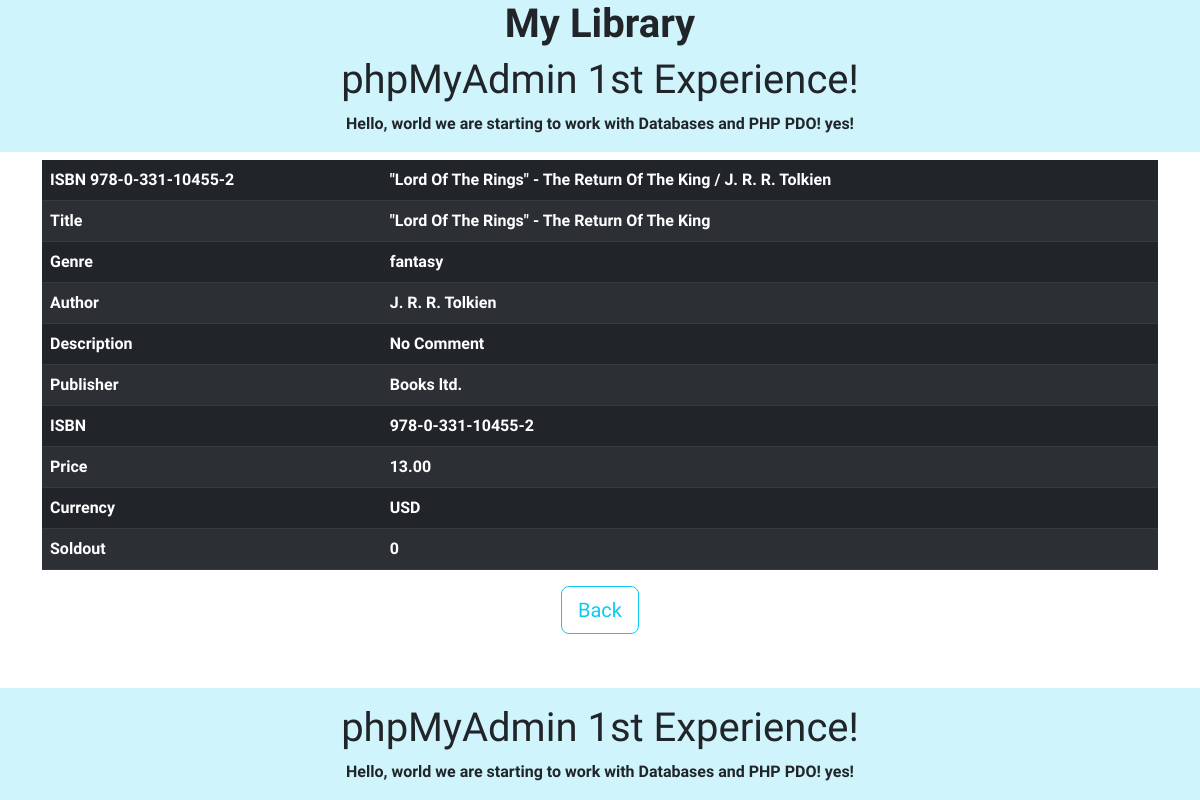
The page /bookview.php?id=4 on the database its author committed.
### tables this page shows
CREATE TABLE `books` (
  `id` int NOT NULL,
  `title` text NOT NULL,
  `genre` enum('science-fiction','fantasy','poetry','comedy','comix','novel') NOT NULL,
  `author` varchar(50) NOT NULL,
  `description` varchar(1024) NOT NULL,
  `publisher` varchar(64) NOT NULL,
  `ISBN` varchar(32) NOT NULL,
  `price` decimal(10,2) NOT NULL,
  `currency` enum('CHF','USD') NOT NULL,
  `out_of_print` tinyint(1) NOT NULL,
  `modification_date` date DEFAULT NULL,
  `modification_time` time DEFAULT NULL
);

### includes/db.php (called while the page is built, shortened)
<?php
function translateColumnName($columnName) {
  return NAME_MAP[$columnName];
}
?>

### bookview.php (the view, shortened to what this page needs)
<?php
require "./includes/include_head.php";
require "./includes/header.php";
?>
<body>
<main>
<?php
require 'includes/db.php';
if(isset($_GET['id'])) {
  $id = $_GET['id'];
}
else {
  exit("ATTENTION: Identifier ID in URL missing!");
}
$query = $dbConnection->query("SELECT `title`, `genre`, `author`, `description`, `publisher`, `ISBN`, `price`, `currency`, `out_of_print` FROM `books` WHERE `id` = $id");
$row = $query->fetch(PDO::FETCH_ASSOC);
?>
<div class="container">
    <div class="col-sm ">
    <table class="table table-dark table-striped">
      <thead>
        <tr class="table-dark">
          <th scope="col">ISBN <?php echo $row['ISBN'];?></th>
          <th scope="col"><?php echo $row['title'];?> / <?php echo $row['author'];?></th>
        </tr>
      </thead>
      <tbody>
        <?php
            foreach ($row as $columnName => $value) {
             $translatedColumnName = translateColumnName($columnName);
            echo "<tr>
                    <td>$translatedColumnName</td>
                    <td>$value</td>
                  </tr>";
            }
        ?>
      </tbody>
    </table>
    </div>
    <div class="col-sm text-center">
    <a class="btn btn-outline-info btn-lg " href="./index.php" role="button">Back</a>
    </div>
  </div>
<?php
require "./includes/footer.php";
?>
</main>
  </body>
</html>

### includes/include_head.php (style rules this page uses)
body { font-weight:bold; font-family: 'Oxygen', sans-serif; margin-top: 160px; margin-bottom: 120px; }

### rows shown on the page
books: ISBN "978-0-331-10455-2", title "\"Lord Of The Rings\" - The Return Of The King", author "J. R. R. Tolkien", genre "fantasy", description "No Comment", publisher "Books ltd.", price "13.00", currency "USD", out_of_print "0"

### other values the page prints
$translatedColumnName "Title"
$translatedColumnName "Genre"
$translatedColumnName "Author"
$translatedColumnName "Description"
$translatedColumnName "Publisher"
$translatedColumnName "ISBN"
$translatedColumnName "Price"
$translatedColumnName "Currency"
$translatedColumnName "Soldout"
